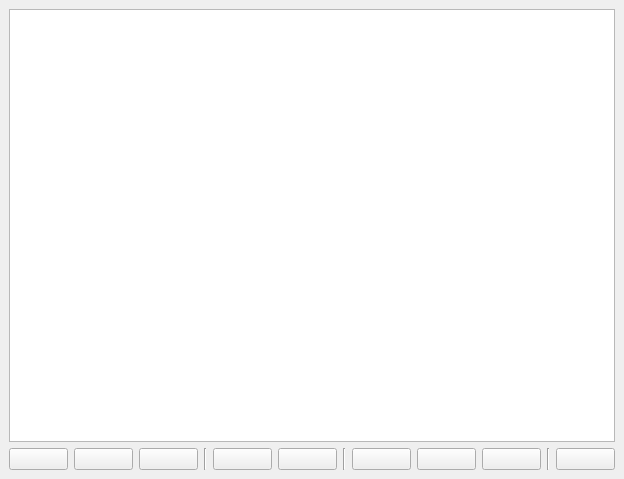
<?xml version="1.0" encoding="UTF-8"?>
<ui version="4.0">
 <class>Form</class>
 <widget class="VCPMainWindow" name="Form">
  <property name="geometry">
   <rect>
    <x>0</x>
    <y>0</y>
    <width>624</width>
    <height>479</height>
   </rect>
  </property>
  <property name="windowTitle">
   <string>File Chooser Example</string>
  </property>
  <widget class="QWidget" name="centralwidget">
   <layout class="QVBoxLayout" name="verticalLayout_2">
    <item>
     <widget class="FileSystemTable" name="filesystemtable">
      <property name="showGrid">
       <bool>false</bool>
      </property>
     </widget>
    </item>
    <item>
     <layout class="QHBoxLayout" name="horizontalLayout">
      <item>
       <widget class="QPushButton" name="pushButton_2">
        <property name="toolTip">
         <string>Move to Parent Directory</string>
        </property>
        <property name="text">
         <string/>
        </property>
        <property name="icon">
         <iconset theme="go-previous">
          <normaloff>.</normaloff>.</iconset>
        </property>
       </widget>
      </item>
      <item>
       <widget class="QPushButton" name="pushButton_3">
        <property name="toolTip">
         <string>Select Previous</string>
        </property>
        <property name="text">
         <string/>
        </property>
        <property name="icon">
         <iconset theme="go-up">
          <normaloff>.</normaloff>.</iconset>
        </property>
       </widget>
      </item>
      <item>
       <widget class="QPushButton" name="pushButton_4">
        <property name="toolTip">
         <string>Select Next</string>
        </property>
        <property name="text">
         <string/>
        </property>
        <property name="icon">
         <iconset theme="go-down">
          <normaloff>.</normaloff>.</iconset>
        </property>
       </widget>
      </item>
      <item>
       <widget class="Line" name="line">
        <property name="orientation">
         <enum>Qt::Vertical</enum>
        </property>
       </widget>
      </item>
      <item>
       <widget class="QPushButton" name="pushButton">
        <property name="text">
         <string/>
        </property>
        <property name="icon">
         <iconset theme="go-home">
          <normaloff>.</normaloff>.</iconset>
        </property>
       </widget>
      </item>
      <item>
       <widget class="QPushButton" name="pushButton_7">
        <property name="text">
         <string/>
        </property>
        <property name="icon">
         <iconset theme="go-jump">
          <normaloff>.</normaloff>.</iconset>
        </property>
       </widget>
      </item>
      <item>
       <widget class="Line" name="line_2">
        <property name="orientation">
         <enum>Qt::Vertical</enum>
        </property>
       </widget>
      </item>
      <item>
       <widget class="QPushButton" name="pushButton_5">
        <property name="text">
         <string/>
        </property>
        <property name="icon">
         <iconset>
          <normaloff>icons/file-new.svg</normaloff>icons/file-new.svg</iconset>
        </property>
       </widget>
      </item>
      <item>
       <widget class="QPushButton" name="pushButton_6">
        <property name="text">
         <string/>
        </property>
        <property name="icon">
         <iconset>
          <normaloff>icons/folder-new.svg</normaloff>icons/folder-new.svg</iconset>
        </property>
       </widget>
      </item>
      <item>
       <widget class="QPushButton" name="pushButton_10">
        <property name="text">
         <string/>
        </property>
        <property name="icon">
         <iconset>
          <normaloff>icons/trash.svg</normaloff>icons/trash.svg</iconset>
        </property>
       </widget>
      </item>
      <item>
       <widget class="Line" name="line_3">
        <property name="orientation">
         <enum>Qt::Vertical</enum>
        </property>
       </widget>
      </item>
      <item>
       <widget class="QPushButton" name="pushButton_9">
        <property name="text">
         <string/>
        </property>
        <property name="icon">
         <iconset>
          <normaloff>icons/file-open.svg</normaloff>icons/file-open.svg</iconset>
        </property>
       </widget>
      </item>
     </layout>
    </item>
   </layout>
  </widget>
 </widget>
 <layoutdefault spacing="6" margin="9"/>
 <customwidgets>
  <customwidget>
   <class>VCPMainWindow</class>
   <extends>QMainWindow</extends>
   <header>qtpyvcp.widgets.form_widgets.main_window</header>
   <container>1</container>
  </customwidget>
  <customwidget>
   <class>FileSystemTable</class>
   <extends>QTableView</extends>
   <header>qtpyvcp.widgets.input_widgets.file_system</header>
  </customwidget>
 </customwidgets>
 <resources/>
 <connections>
  <connection>
   <sender>pushButton_3</sender>
   <signal>clicked()</signal>
   <receiver>filesystemtable</receiver>
   <slot>selectPrevious()</slot>
   <hints>
    <hint type="sourcelabel">
     <x>120</x>
     <y>449</y>
    </hint>
    <hint type="destinationlabel">
     <x>116</x>
     <y>408</y>
    </hint>
   </hints>
  </connection>
  <connection>
   <sender>pushButton_5</sender>
   <signal>clicked()</signal>
   <receiver>filesystemtable</receiver>
   <slot>newFile()</slot>
   <hints>
    <hint type="sourcelabel">
     <x>383</x>
     <y>450</y>
    </hint>
    <hint type="destinationlabel">
     <x>383</x>
     <y>410</y>
    </hint>
   </hints>
  </connection>
  <connection>
   <sender>pushButton_9</sender>
   <signal>clicked()</signal>
   <receiver>filesystemtable</receiver>
   <slot>loadSelectedFile()</slot>
   <hints>
    <hint type="sourcelabel">
     <x>575</x>
     <y>454</y>
    </hint>
    <hint type="destinationlabel">
     <x>579</x>
     <y>397</y>
    </hint>
   </hints>
  </connection>
  <connection>
   <sender>pushButton_4</sender>
   <signal>clicked()</signal>
   <receiver>filesystemtable</receiver>
   <slot>selectNext()</slot>
   <hints>
    <hint type="sourcelabel">
     <x>166</x>
     <y>448</y>
    </hint>
    <hint type="destinationlabel">
     <x>168</x>
     <y>402</y>
    </hint>
   </hints>
  </connection>
  <connection>
   <sender>pushButton_6</sender>
   <signal>clicked()</signal>
   <receiver>filesystemtable</receiver>
   <slot>newFolder()</slot>
   <hints>
    <hint type="sourcelabel">
     <x>443</x>
     <y>453</y>
    </hint>
    <hint type="destinationlabel">
     <x>445</x>
     <y>409</y>
    </hint>
   </hints>
  </connection>
  <connection>
   <sender>pushButton_10</sender>
   <signal>clicked()</signal>
   <receiver>filesystemtable</receiver>
   <slot>deleteItem()</slot>
   <hints>
    <hint type="sourcelabel">
     <x>514</x>
     <y>453</y>
    </hint>
    <hint type="destinationlabel">
     <x>511</x>
     <y>377</y>
    </hint>
   </hints>
  </connection>
  <connection>
   <sender>pushButton</sender>
   <signal>clicked()</signal>
   <receiver>filesystemtable</receiver>
   <slot>viewHomeDirectory()</slot>
   <hints>
    <hint type="sourcelabel">
     <x>236</x>
     <y>455</y>
    </hint>
    <hint type="destinationlabel">
     <x>244</x>
     <y>413</y>
    </hint>
   </hints>
  </connection>
  <connection>
   <sender>pushButton_7</sender>
   <signal>clicked()</signal>
   <receiver>filesystemtable</receiver>
   <slot>viewNCFilesDirectory()</slot>
   <hints>
    <hint type="sourcelabel">
     <x>302</x>
     <y>453</y>
    </hint>
    <hint type="destinationlabel">
     <x>309</x>
     <y>408</y>
    </hint>
   </hints>
  </connection>
  <connection>
   <sender>filesystemtable</sender>
   <signal>gcodeFileSelected(bool)</signal>
   <receiver>pushButton_9</receiver>
   <slot>setEnabled(bool)</slot>
   <hints>
    <hint type="sourcelabel">
     <x>595</x>
     <y>400</y>
    </hint>
    <hint type="destinationlabel">
     <x>600</x>
     <y>452</y>
    </hint>
   </hints>
  </connection>
  <connection>
   <sender>pushButton_2</sender>
   <signal>clicked()</signal>
   <receiver>filesystemtable</receiver>
   <slot>viewParentDirectory()</slot>
   <hints>
    <hint type="sourcelabel">
     <x>42</x>
     <y>455</y>
    </hint>
    <hint type="destinationlabel">
     <x>45</x>
     <y>410</y>
    </hint>
   </hints>
  </connection>
 </connections>
</ui>
